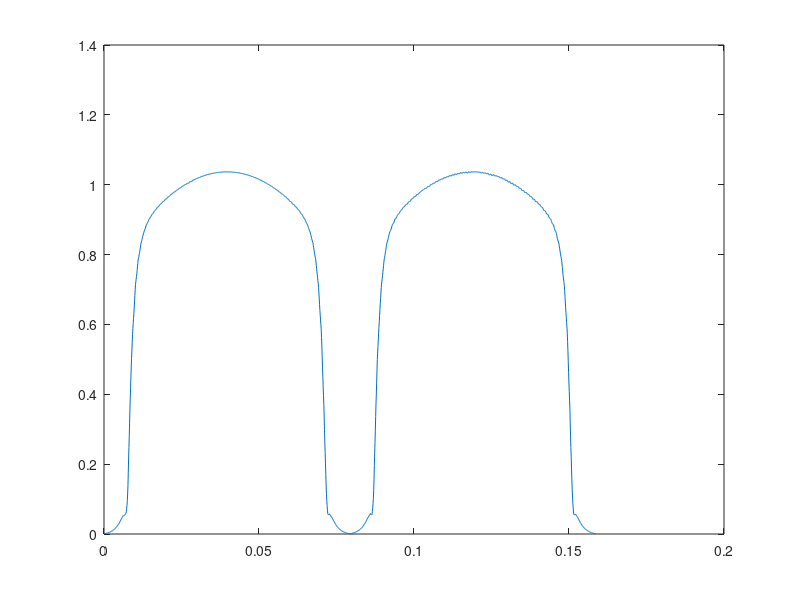

Write MATLAB code to recreate this figure.
%% Intro
% Magnetic Loading Analysis
% EM: solid stator / 4-pole, 3-phase | NdFeB N42 grade (ur=1.05)
% Author: Baris Kuseyri <baris.kuseyri@metu.edu.tr>

%% Initialization

clc
clear all
close all

fileID = fopen('airgap_flux_density.txt','r');
formatSpec = '%f %f';
sizeA = [2 1500];
FEMM_airgapFluxDensity = fscanf(fileID,formatSpec,sizeA);

%% Machine Parameters

pp = 2;     % pole-pairs
p = pp*2;   % number of poles

u_0 = 4 * pi * 1e-7;    % permeability of vacuum
u_r = 1.05;             % relative permeability of magnets
H_c = 994529;           % coercivity [A/m]
B_rem = H_c * u_0 * u_r;     % remanence flux density

lg = 0.001;     % air-gap clearance
lm = 0.004;     % magnet thickness

%% Peak Airgap Flux Density

Bg_peak_analytic = B_rem / (1 + u_r * (lg / lm));     

Bg_FEMM = FEMM_airgapFluxDensity(2,:);
Bg_peak_FEMM = max(Bg_FEMM);
x_FEMM = FEMM_airgapFluxDensity(1,:);
plot(x_FEMM,Bg_FEMM);


%% Magnetic Loading

Bg_avg = sum(Bg_FEMM,2)./size(Bg_FEMM,2);

B1 = (2/pi) * Bg_peak_analytic;
B2 = (1/sqrt(2)) * Bg_peak_analytic;


